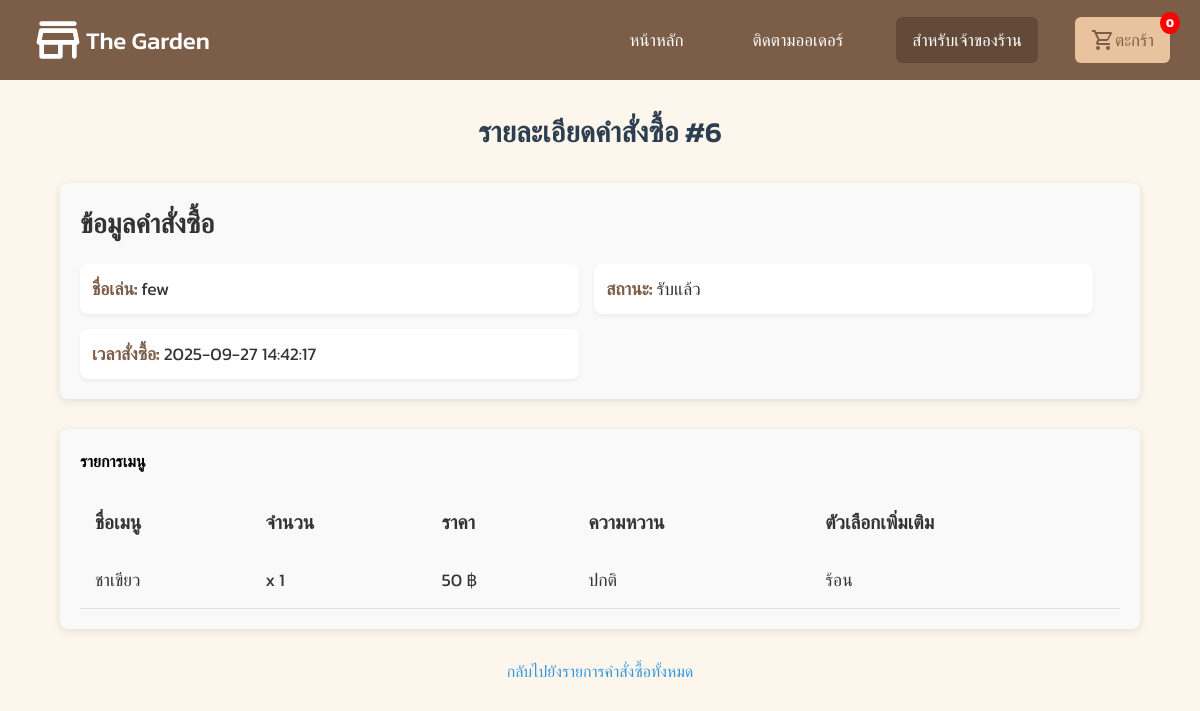
Screenshot of /track-orders/6 with the database file from the repository.
### tables this page shows
CREATE TABLE "orders" (
    id INTEGER UNIQUE,
    nickname TEXT NOT NULL,
    phone TEXT NOT NULL,
    note TEXT,
    cart_data TEXT,
    status TEXT,
    timestamp DATETIME,
    slip_filename TEXT, cancel_token TEXT,
    PRIMARY KEY(id)
);

### app.py (the view)
@app.route('/track-orders/<int:order_id>', methods=['GET'])
def view_order(order_id):
    with get_db() as db:
        order = db.execute("""
            SELECT id, nickname, status, timestamp, cart_data
            FROM orders
            WHERE id = ?
        """, (order_id,)).fetchone()
        if order:
            cart = json.loads(order['cart_data'])  # แปลง JSON เป็น list
            return render_template('view_order_customer.html', order=order, cart=cart)
    return "ไม่พบคำสั่งซื้อนี้"

### app.py (called while the page is built)
def get_db():
    conn = sqlite3.connect(db_garden, timeout=10)
    conn.row_factory = sqlite3.Row
    return conn

### templates/view_order_customer.html
{% extends "layout.html" %}
{% block content %}
<h1 class="order-title">รายละเอียดคำสั่งซื้อ #{{ order['id'] }}</h1>
<section class="order-info">
  <h4 class="section-title">ข้อมูลคำสั่งซื้อ</h4>
  <div class="order-details">
    <div class="detail-item">
      <strong>ชื่อเล่น:</strong> {{ order['nickname'] }}
    </div>
    <div class="detail-item">
      <strong>สถานะ:</strong> {{ order['status'] }}
    </div>
    <div class="detail-item">
      <strong>เวลาสั่งซื้อ:</strong> {{ order['timestamp'] }}
    </div>
  </div>
</section>
<section class="order-items">
  <h4 class="section-title">รายการเมนู</h4>
  <table class="menu-table">
    <thead>
      <tr>
        <th>ชื่อเมนู</th>
        <th>จำนวน</th>
        <th>ราคา</th>
        <th>ความหวาน</th>
        <th>ตัวเลือกเพิ่มเติม</th>
      </tr>
    </thead>
    <tbody>
      {% for item in cart %}
      <tr class="menu-item">
        <td class="menu-name">{{ item['name'] }}</td>
        <td class="menu-qty">x {{ item['qty'] }}</td>
        <td class="menu-price">{{ item['price'] }} ฿</td>
        <td class="menu-sweetness">{{ item['sweetness'] if item['sweetness'] else 'ปกติ' }}</td>
        <td class="menu-options">{{ item['optionName'] if item['optionName'] else 'เย็น' }}</td>
      </tr>
      {% endfor %}
    </tbody>
  </table>
</section>
<footer>
  <p><a href="{{ url_for('track_orders') }}">กลับไปยังรายการคำสั่งซื้อทั้งหมด</a></p>
</footer>
{% endblock %}

### static/style.css (style rules this page uses)
:root { --brown: #7C5E48; --cream: #FDF6EC; --white: #fff; --black: #808080; --brown-hover: #634a38; --blue: #262c91; --cream-li: #E8C39E; --red: #E53E3E; --color-font: #583E2C; --img-color: #A67C52; }
* { margin: 0; padding: 0; box-sizing: border-box; font-family: "Kanit", sans-serif; }
body { background-color: var(--cream); height: 100%; overflow-x: hidden; overflow-y: hidden; position: relative; }
strong { color: var(--brown); }
.order-title { font-size: 2rem; color: #2c3e50; text-align: center; margin-top: 40px; margin-bottom: 30px; font-weight: 600; }
.order-info { margin: 30px auto; padding: 20px; background-color: #f9f9f9; border-radius: 8px; box-shadow: 0 2px 8px rgba(0, 0, 0, 0.1); width: 90%; max-width: 1200px; }
.order-info .section-title { font-size: 1.7rem; font-weight: bold; color: #333; margin-bottom: 20px; }
.order-info .order-details { display: flex; flex-wrap: wrap; gap: 15px; }
.order-info .detail-item { background-color: #ffffff; border-radius: 8px; padding: 12px; width: 48%; font-size: 1.1rem; color: #333; box-shadow: 0 2px 4px rgba(0, 0, 0, 0.05); }
.order-items { margin: 30px auto; padding: 20px; background-color: #f9f9f9; border-radius: 8px; box-shadow: 0 2px 8px rgba(0, 0, 0, 0.1); width: 90%; max-width: 1200px; }
.order-items .menu-table { width: 100%; border-collapse: collapse; margin-top: 20px; }
.order-items .menu-table th, .order-items .menu-table td { padding: 15px; text-align: left; }
.order-items .menu-table th { background-color: #f9f9f9; color: #333; font-weight: bold; font-size: 1.2rem; text-transform: uppercase; border: bottom 1px solid #b7b7b7; }
.order-items .menu-table td { font-size: 1.1rem; color: #333; border-bottom: 1px solid #e1e1e1; }
footer p { text-align: center; margin-top: 20px; }
footer a { color: #3498db; text-decoration: none; }
.order-title { font-size: 2rem; color: #2c3e50; text-align: center; margin-top: 30px; margin-bottom: 20px; font-weight: 600; }
.order-title { font-size: 1.8em; margin-bottom: 20px; }

### static/login.css (style rules this page uses)
:root { --brown:#7C5E48; --cream:#FDF6EC; --white:#fff; --black:#808080; --brown-hover:#634a38; --blue:#262c91; }
* { margin: 0; padding: 0; box-sizing: border-box; font-family: "Kanit", sans-serif; }

### rows the page displays
orders: id "6", nickname "few", status "รับแล้ว", timestamp "2025-09-27 14:42:17"

### other values shown
{{ item['name'] }} "ชาเขียว"
{{ item['qty'] }} "1"
{{ item['price'] }} "50"
{{ item['sweetness'] if item['sweetness'] else 'ปกติ' }} "ปกติ"
{{ item['optionName'] if item['optionName'] else 'เย็น' }} "ร้อน"
